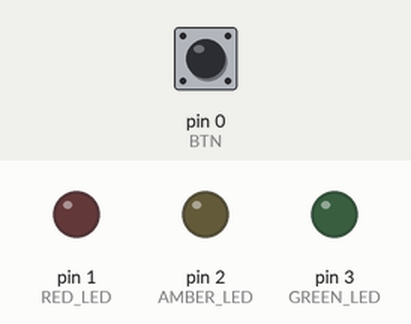
This sketch was run on a simulated Arduino Uno, built with avr-gcc and run on an emulated ATmega328P. On the bench: output pins drawn as LEDs (lit = HIGH). The inputs (shaded band) are chosen by the test bench; at power-on: pin 0 (BTN) HIGH.

Above: at 1.2 s.
1.3 s: pin 0 (BTN) pulled LOW for 0.15 s
At 2.5 s:
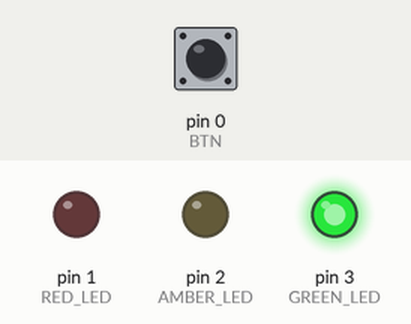
4.4 s: pin 0 (BTN) pulled LOW for 3.2 s
At 5.8 s:
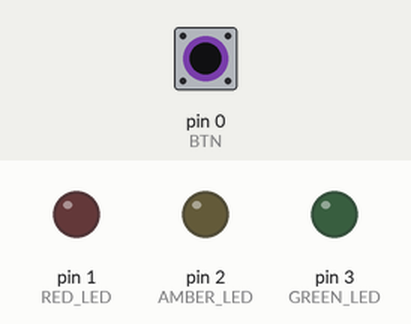
9.1 s: pin 0 (BTN) pulled LOW for 1 s
At 10.9 s:
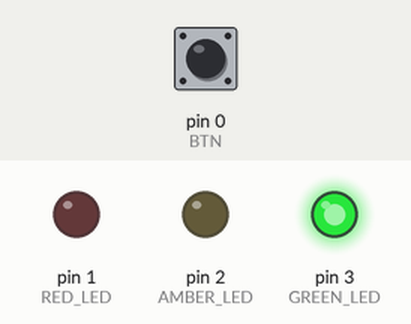
Timing chart, 0 to 14.6 s (numbered marks = the images above; inputs shaded):
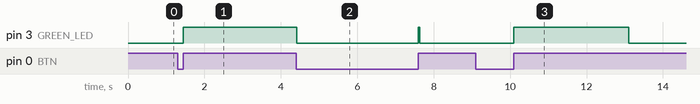

Measured:
- after the input at 1.3 s, pin 3 (GREEN_LED): LOW → HIGH after 0.15 s
- after the input at 4.4 s, pin 3 (GREEN_LED): HIGH → LOW after 0.01 s instead of 0.05 s
- after the input at 9.1 s, pin 3 (GREEN_LED): LOW → HIGH after 1.0 s, → LOW 3.0 s later

The sketch:

ventolin_counter_mk1.ino
```cpp
// This program is a simple counter incremented by a single button.  There are 3 LED's to indicate how many times the
// button has been pressed since the system was last reset.

// From 0-GREEN_LIMIT presses the green light will be lit
// from GREEN_LIMIT-AMBER_LIMIT the amber light will be lit
// above AMBER_LIMIT the red light will be lit

// An LED is lit whenever the button is pressed and turns off after LIGHT_DELAY milliseconds

// Runs on Arduino UNO and Adafruit trinket

int TRUE = 1;
int FALSE = 0;

int BTN = 0;
int RED_LED = 1;
int AMBER_LED = 2;
int GREEN_LED = 3;
int DELAY = 20;
int LIGHTS_ON_MAX_COUNT = 150;
int GREEN_LIMIT = 150;
int AMBER_LIMIT = 175;
//int GREEN_LIMIT = 5;
//int AMBER_LIMIT = 7;

int count = 0;
int btnValue1, btnValue2 = 0;
int lightsOn = 0;
int lightsCount = 0;

void setup(){
//  Serial.begin(9600);
  pinMode(RED_LED, OUTPUT);
  pinMode(AMBER_LED, OUTPUT);
  pinMode(GREEN_LED, OUTPUT);

  pinMode(BTN, INPUT);
  digitalWrite(BTN, HIGH);
}

void loop(){
  while(true){
//    printBtn();
//    Serial.print("count: ");
//    Serial.println(count);
    detectButtonPress();
    if(lightsOn == TRUE){
      if(count < GREEN_LIMIT) blinkOnce(GREEN_LED, DELAY);
      else if (count < AMBER_LIMIT) blinkOnce(AMBER_LED, DELAY);
      else blinkOnce(RED_LED, DELAY);

      lightsCount ++;
      if(lightsCount >= LIGHTS_ON_MAX_COUNT){
        lightsCount = 0;
        lightsOn = FALSE;
      }
    }
  }
}

void printBtn(){
//  Serial.println(digitalRead(BTN));
}

void detectButtonPress(){
  btnValue1 = digitalRead(BTN);
//  Serial.print("btnValue1: ");
//  Serial.println(btnValue1);
  if(btnValue1 == LOW){
    delay(50);
    btnValue2 = digitalRead(BTN);
//    Serial.print("btnValue1: ");
//    Serial.println(btnValue2);
    if(btnValue2 == LOW){
      count++;
      lightsOn = TRUE;
      while(!digitalRead(BTN)){
        // Do nothing
      }
    }
  }
}

void blinkOnce(int pin, int DELAY){
    digitalWrite(pin, HIGH);
    delay(DELAY);
    digitalWrite(pin, LOW);
}
```
